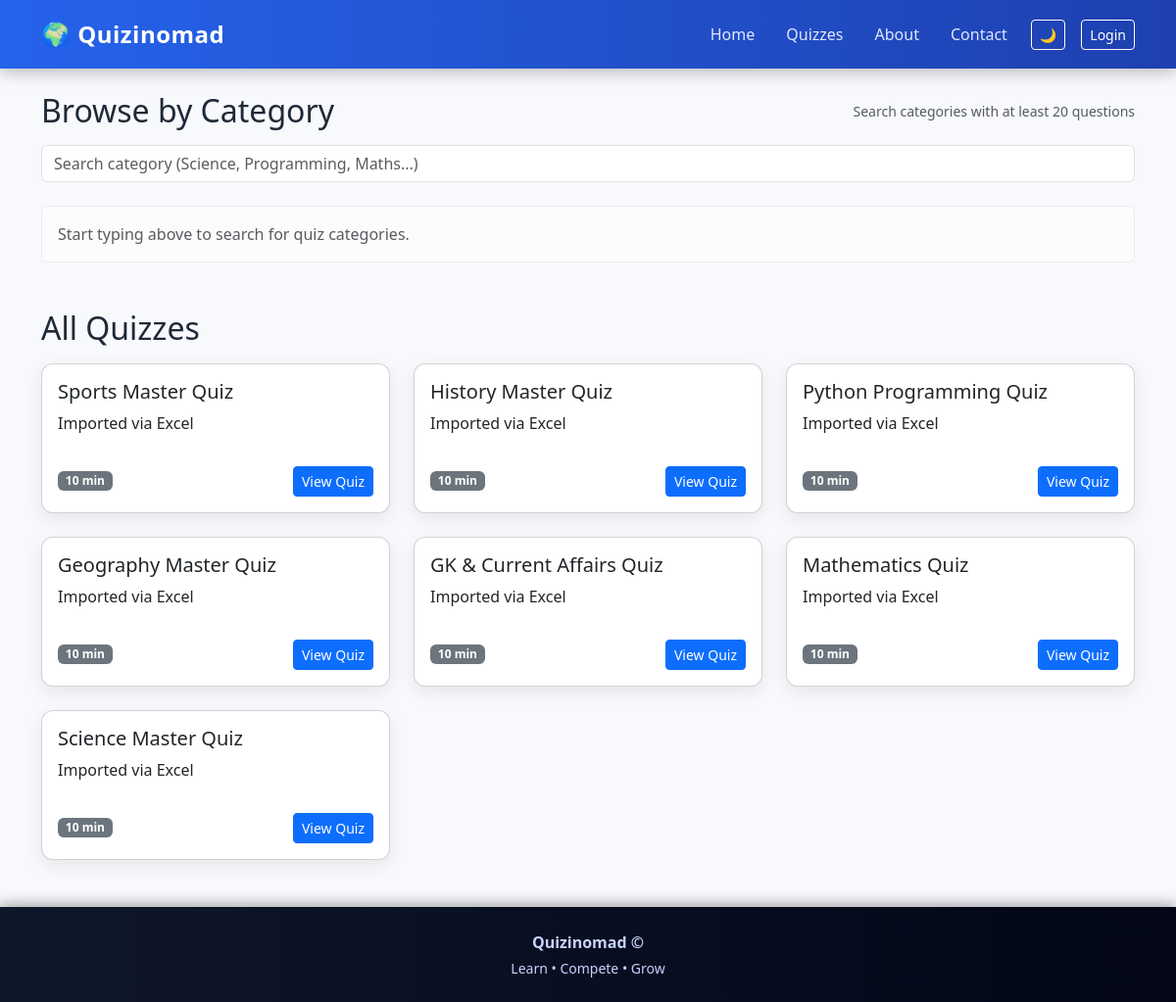
Screenshot of /quizzes/ with the database file from the repository.
### myapp/models.py (models this page shows, shortened)
class Quiz(models.Model):
    title = models.CharField(max_length=200)
    description = models.TextField(blank=True)
    overview = models.TextField(
        blank=True,
        help_text="Short overview shown on quiz detail page"
    )
    rules = models.TextField(
        blank=True,
        help_text="Quiz rules (time, attempts, marking)"
    )
    topics_covered = models.TextField(
        blank=True,
        help_text="Comma separated topics"
    )
    difficulty_label = models.CharField(
        max_length=50,
        blank=True,
        help_text="Easy / Medium / Hard / Mixed"
    )
    category = models.ForeignKey(
        Category,
        related_name="quizzes",
        on_delete=models.SET_NULL,
        null=True,
        blank=True
    )
    time_limit = models.PositiveIntegerField(default=20)
    is_published = models.BooleanField(default=False)
    created_at = models.DateTimeField(auto_now_add=True)

### myapp/views.py (the view)
# urls.py: path("quizzes/", views.quiz_list, name="quiz_list"),
def quiz_list(request):
    quizzes = Quiz.objects.filter(is_published=True)
    categories = (
        Category.objects
        .annotate(question_count=Count("quizzes__questions"))
        .filter(question_count__gte=1)
        .order_by("name")
    )
    return render(request, "myapp/quiz_list.html", {
        "quizzes": quizzes,
        "categories": categories,
    })

### myapp/templates/myapp/quiz_list.html (shortened to what this page needs)
{% extends 'myapp/base.html' %}
{% block content %}
<section class="mb-5">
  <div class="d-flex justify-content-between align-items-center mb-3">
    <h2 class="section-title mb-0">Browse by Category</h2>
    <p class="text-muted mb-0 small">
      Search categories with at least 20 questions
    </p>
  </div>
  <form method="get" class="mb-4">
    <input
      type="text"
      name="q"
      value="{{ query }}"
      class="form-control"
      placeholder="Search category (Science, Programming, Maths...)"
      autocomplete="off"
    >
  </form>
  {% if query %}
    <div class="row">
      {% if categories %}
        {% for cat in categories %}
          <div class="col-md-3 col-sm-6 mb-3">
            <div class="category-card h-100 text-center">
              <div class="category-icon">📚</div>
              <h6 class="category-name">{{ cat.name }}</h6>
              <p class="category-desc">
                {{ cat.question_count }} questions available
              </p>
              <a
                href="{% url 'myapp:quiz_list' %}?category={{ cat.slug }}"
                class="btn btn-sm btn-outline-primary"
              >
                View Quizzes
              </a>
            </div>
          </div>
        {% endfor %}
      {% else %}
        <div class="col-12">
          <div class="alert alert-warning">
            No category found matching "<strong>{{ query }}</strong>".
          </div>
        </div>
      {% endif %}
    </div>
  {% else %}
    <div class="alert alert-light text-muted">
      Start typing above to search for quiz categories.
    </div>
  {% endif %}
</section>
<section>
  <div class="d-flex justify-content-between align-items-center mb-3">
    <h2 class="section-title mb-0">All Quizzes</h2>
  </div>
  <div class="row">
    {% for quiz in quizzes %}
      <div class="col-md-4 mb-4">
        <div class="card quiz-card h-100">
          <div class="card-body d-flex flex-column">
            <h5 class="card-title">{{ quiz.title }}</h5>
            <p class="card-text flex-grow-1">
              {{ quiz.description|default:"No description provided."|truncatechars:120 }}
            </p>
            <div class="d-flex justify-content-between align-items-center mt-3">
              <span class="badge bg-secondary">
                {{ quiz.time_limit }} min
              </span>
              <a
                href="{% url 'myapp:quiz_detail' quiz.pk %}"
                class="btn btn-sm btn-primary"
              >
                View Quiz
              </a>
            </div>
          </div>
        </div>
      </div>
    {% empty %}
      <div class="col-12">
        <div class="alert alert-info">
          No quizzes available yet. Please login as admin and create quizzes.
        </div>
      </div>
    {% endfor %}
  </div>
</section>
{% endblock %}

### static/myapp/css/style.css (style rules this page uses)
:root { --bg-main: #f7f9fc; --text-main: #1f2937; --nav-gradient: linear-gradient(90deg, #2563eb, #1e40af); --footer-gradient: linear-gradient(90deg, #0f172a, #020617); --card-bg: #ffffff; --accent: #38bdf8; }
body { background-color: var(--bg-main); color: var(--text-main); font-family: system-ui, -apple-system, BlinkMacSystemFont, "Segoe UI", sans-serif; transition: background 0.3s ease, color 0.3s ease; }
.card { background-color: var(--card-bg); border-radius: 0.75rem; box-shadow: 0 6px 18px rgba(0,0,0,0.08); transition: transform 0.25s ease, box-shadow 0.25s ease; }

### rows the page displays
Quiz: title "Sports Master Quiz", description "Imported via Excel", time_limit "10"
Quiz: title "History Master Quiz", description "Imported via Excel", time_limit "10"
Quiz: title "Python Programming Quiz", description "Imported via Excel", time_limit "10"
Quiz: title "Geography Master Quiz", description "Imported via Excel", time_limit "10"
Quiz: title "GK & Current Affairs Quiz", description "Imported via Excel", time_limit "10"
Quiz: title "Mathematics Quiz", description "Imported via Excel", time_limit "10"
Quiz: title "Science Master Quiz", description "Imported via Excel", time_limit "10"
